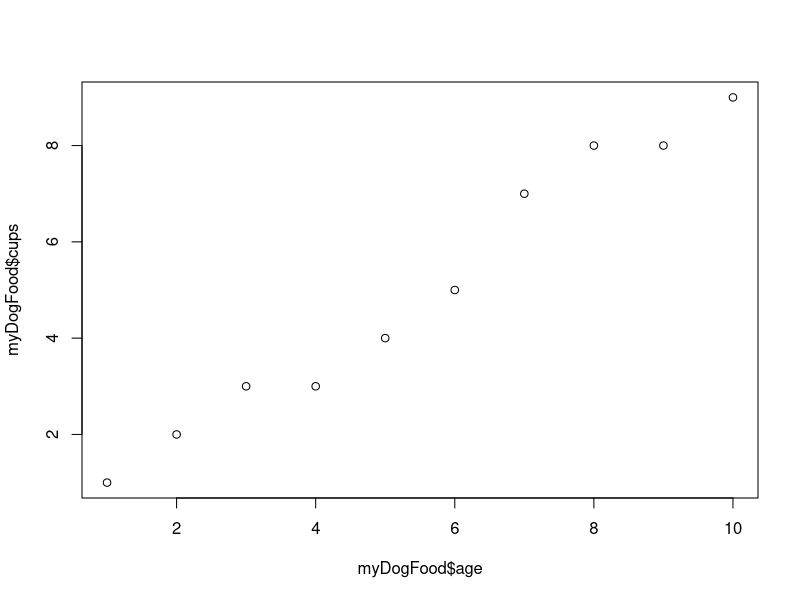
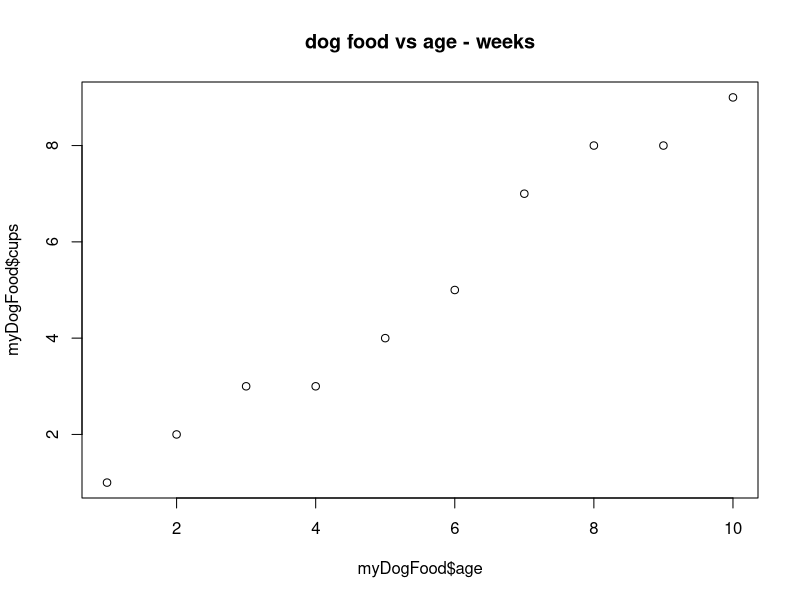
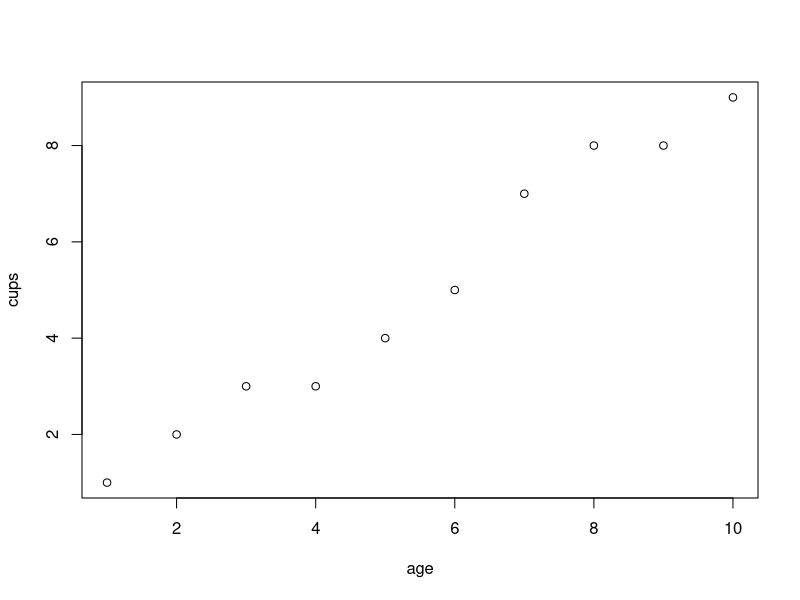
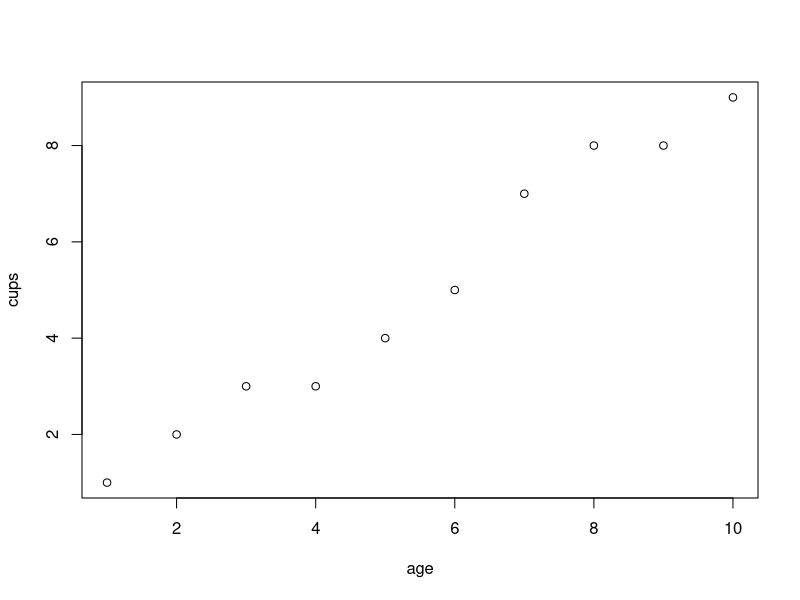

The R script that drew these images, in order:
# how to make a scatter plot in R
# it's easy !

# let's have some data
cups <- c(1, 2, 3, 3, 4, 5, 7, 8, 8, 9)
age <- c(1, 2, 3, 4, 5, 6, 7, 8, 9 , 10) # weeks

myDogFood <- data.frame(cups, age)

# you can also check first 6 data (pairs), sorry for that
head(myDogFood, 5)

# let's plot the data
plot(myDogFood$age, myDogFood$cups)

# we can also add a title
plot(myDogFood$age, myDogFood$cups, main = "dog food vs age - weeks")

# you can also do this
with(data = myDogFood, plot(age, cups))

# similar to what we got before

# alternatively
attach(myDogFood)

# you can use age and cups directly
plot(age, cups)

# do not forget to detach it
detach(myDogFood)

# THANKS FOR WATCHING !